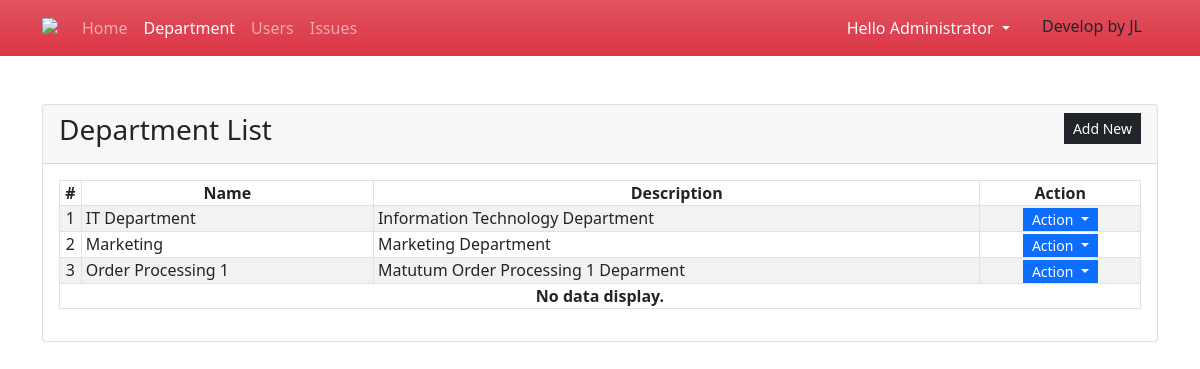
/?page=department (signed in), run on the app's committed database.
### tables this page shows
CREATE TABLE department_list (
            `name` TEXT NOT NULL,
            `description` TEXT NOT NULL,
            `date_created` TIMESTAMP DEFAULT CURRENT_TIMESTAMP
        );

### department.php (the view, shortened to what this page needs)
<div class="card">
    <div class="card-header d-flex justify-content-between">
        <h3 class="card-title">Department List</h3>
        <div class="card-tools align-middle">
            <button class="btn btn-dark btn-sm py-1 rounded-0" type="button" id="create_new">Add New</button>
        </div>
    </div>
    <div class="card-body">
        <table class="table table-hover table-striped table-bordered">
            <thead>
                <tr>
                    <th class="text-center p-0">#</th>
                    <th class="text-center p-0">Name</th>
                    <th class="text-center p-0">Description</th>
                    <th class="text-center p-0">Action</th>
                </tr>
            </thead>
            <tbody>
                <?php
                $sql = "SELECT *,rowid FROM `department_list` order by `name` asc";
                $qry = $conn->query($sql);
                $i = 1;
                    while($row = $qry->fetchArray()):
                ?>
                <tr>
                    <td class="text-center p-0"><?php echo $i++; ?></td>
                    <td class="py-0 px-1"><?php echo $row['name'] ?></td>
                    <td class="py-0 px-1"><?php echo $row['description'] ?></td>
                    <th class="text-center py-0 px-1">
                        <div class="btn-group" role="group">
                            <button id="btnGroupDrop1" type="button" class="btn btn-primary dropdown-toggle btn-sm rounded-0 py-0" data-bs-toggle="dropdown" aria-expanded="false">
                            Action
                            </button>
                        </div>
                    </th>
                </tr>
                <?php endwhile; ?>
                <?php if(!$qry->fetchArray()): ?>
                    <tr>
                        <th class="text-center p-0" colspan="4">No data display.</th>
                    </tr>
                <?php endif; ?>
            </tbody>
        </table>
    </div>
</div>

### data on the page
department_list: name "IT Department", description "Information Technology Department"
department_list: name "Marketing", description "Marketing Department"
department_list: name "Order Processing 1", description "Matutum Order Processing 1 Deparment"

### other printed values
$_SESSION['fullname'] "Administrator"
